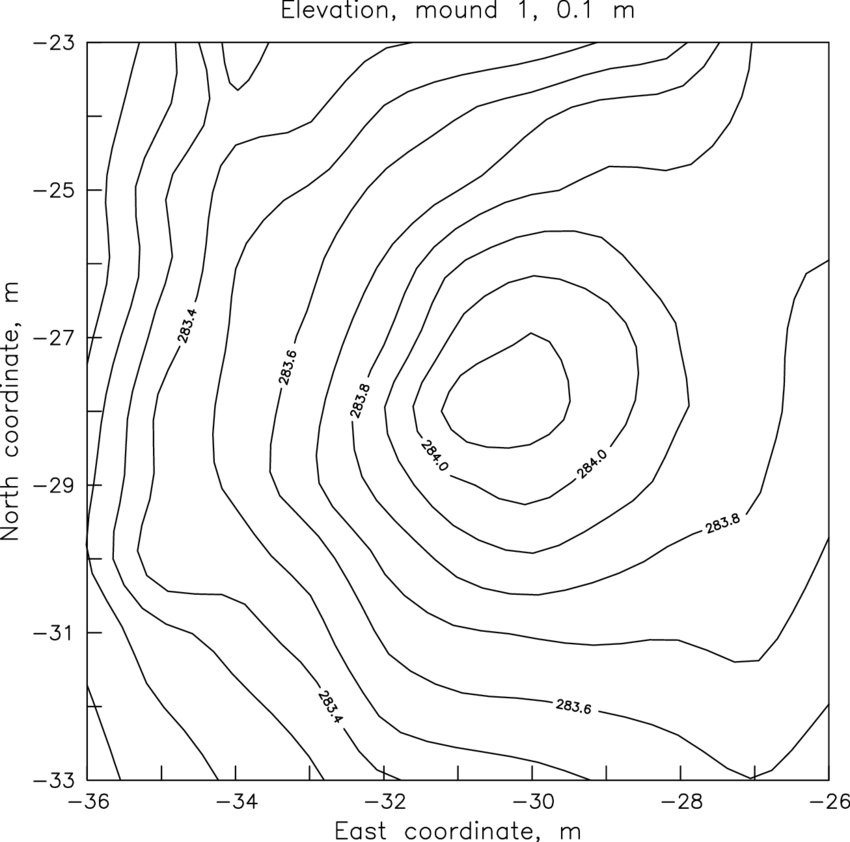
#> input picture topo.png, 850 x 842 px
$ jupyter execute --allow-errors 'Basic Image Processing using Python.ipynb'   (older library calls are emulated)
#> lines starting #> are read from the running program, lines starting #| are printed output that depends on the picture; after the words box and inside, x2 and y2 are one past the last pixel; in counts of white or black regions, pixels touching at a corner belong together
# Basic Image Processing using Python
In this notebook I would like to apply what I have learnt about image processing using library skimage. I will be doing:
1. Digitizing Contour
2. Facial Recognition

[cell 1]
##Import Library
from skimage import data
from skimage import color
from skimage import io
import numpy as np
import matplotlib.pyplot as plt
import os

[cell 2]
def show_image(image, ttl):
    plt.imshow(image)
    plt.title(ttl)
    plt.axis('off')
    plt.show()

def plot_comparison(ori,filtered,titleFilter):
    fig,(ax1,ax2)=plt.subplots(ncols=2,figsize=(8,6))
    ax1.imshow(ori)
    ax1.set_title('original')
    ax1.axis('on')
    ax2.imshow(filtered)
    ax2.set_title(titleFilter)
    ax2.axis('on')

def show_detected_face(result,detected,title):
    plt.imshow(result)
    img_desc=plt.gca()
    plt.set_cmap('gray')
    plt.title(title)
    plt.axis('on')

    for patch in detected:
        img_desc.add_patch(patches.Rectangle((patch['c'],patch['r']),patch['width'],patch['height'],fill=False,color='r',linewidth=2))
    plt.show()

# Digitizing Contour

credit for the picture taken from :
Geophysical Surveys Over Mounds at Wright-Patterson Air Force Base - Scientific Figure on ResearchGate. Available from: https://www.researchgate.net/figure/A-topographic-contour-map-of-mound-1-at-the-Wright-Memorial-The-contour-interval-is-01_fig6_305587893 [accessed 24 May, 2020]

[cell 3]
title='Topo'
file1=io.imread('topo.png')
#> file1 is the input picture: shape (842, 850, 3); min 0, max 255, mean 246.1

#image enhancement
#contrast enhancement
from skimage import exposure
file11=exposure.equalize_hist(file1)
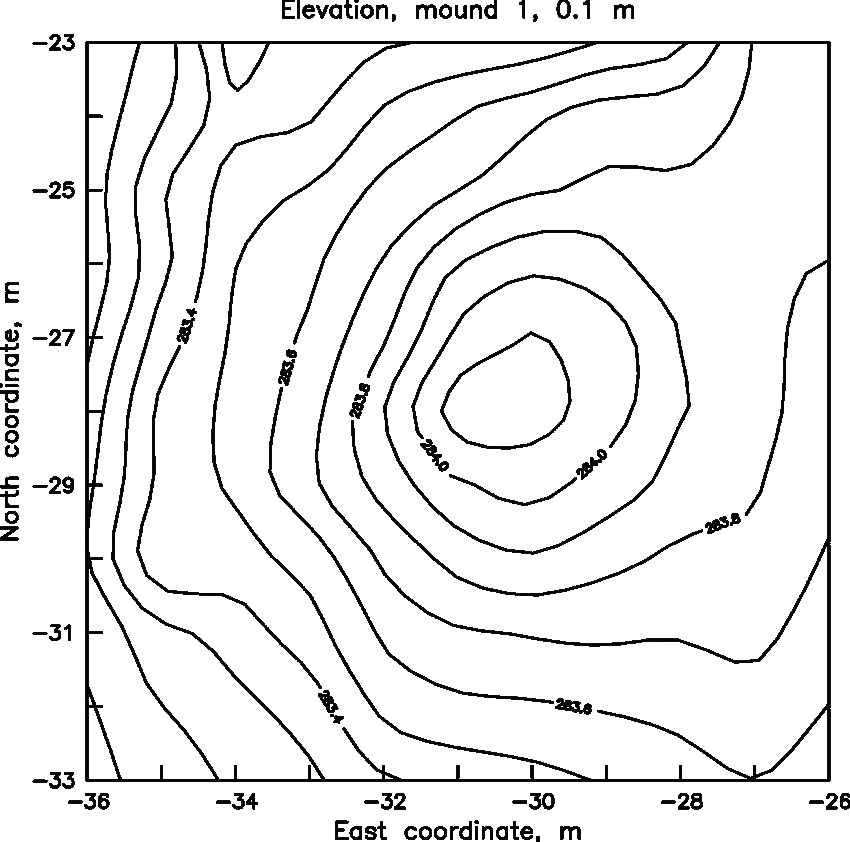
#> file11: shape (842, 850, 3) float64; min 0.000152, max 1, mean 0.923
plot_comparison(file1,file11,'Histogram Equalization')

#detecting edges
from skimage.filters import sobel
file12=sobel(file11)
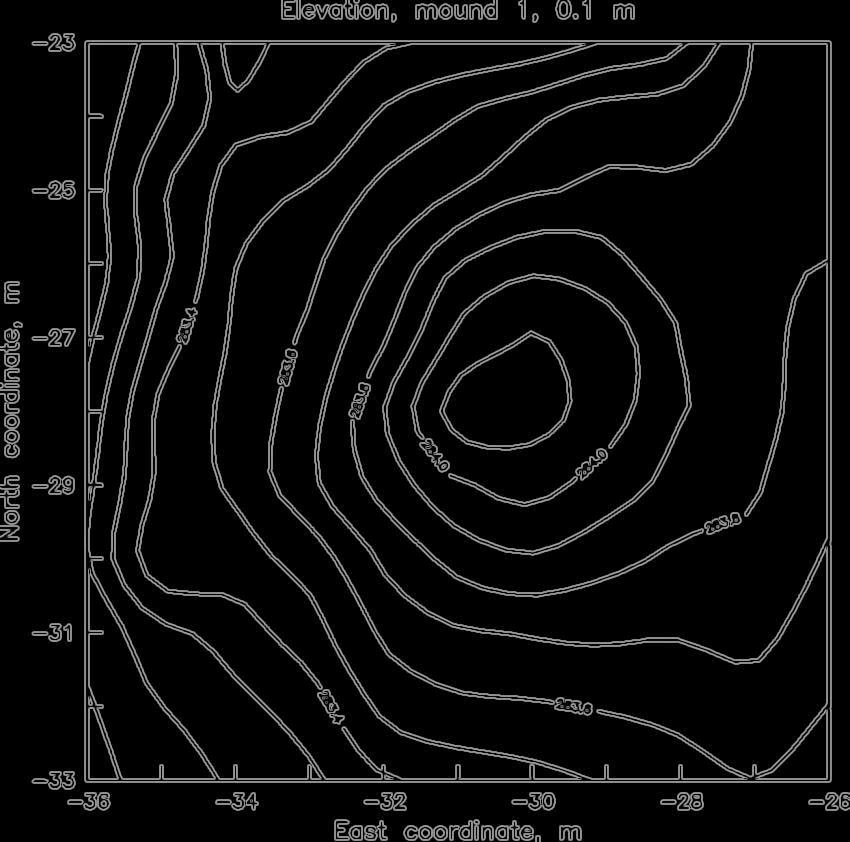
#> file12: shape (842, 850, 3) float64; min 0, max 0.633, mean 0.0519
plot_comparison(file11,file12,'Edges Detection')

#morphology dilatation
from skimage import morphology
file13=morphology.binary_dilation(file12)
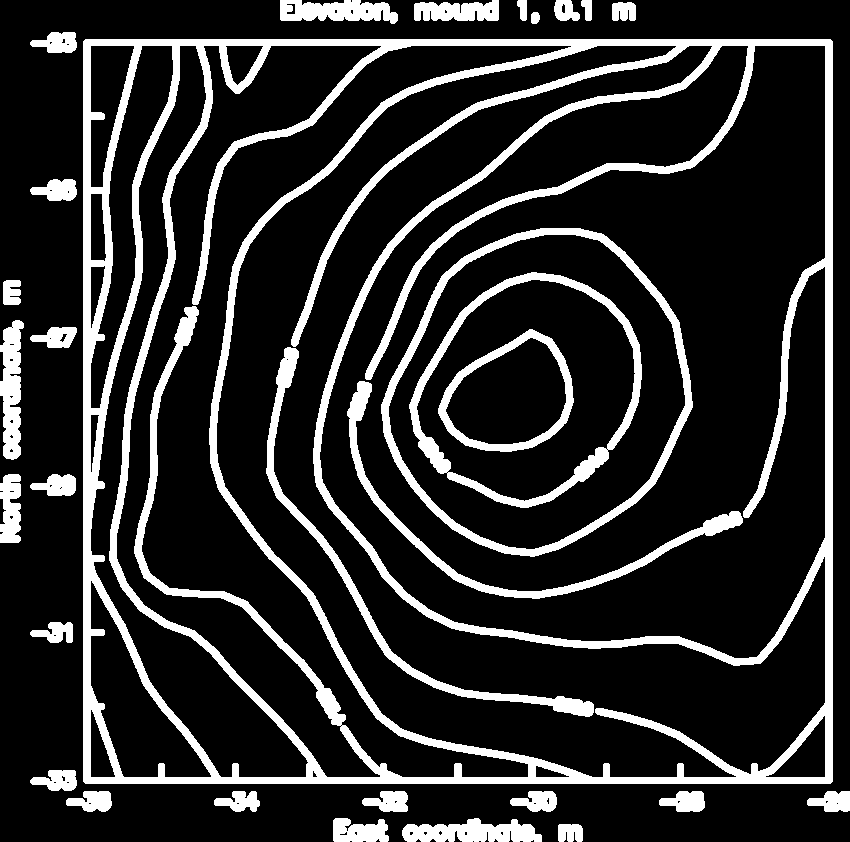
#> file13: shape (842, 850, 3) bool; 17.6% white; 31 white regions, largest, box (x1, y1, x2, y2) and area: (83, 39, 833, 784) 79561, (381, 228, 693, 557) 7526, (409, 272, 642, 508) 5945
plot_comparison(file12,file13,'Dilatation')
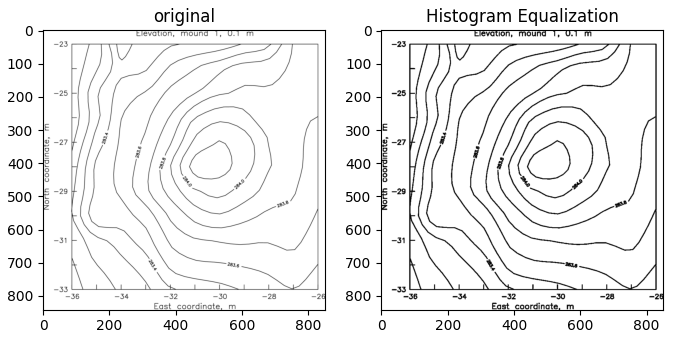
#> figure drawn by matplotlib, 2 panels

[cell 4]
from skimage.filters import threshold_otsu
thresh=threshold_otsu(file13)
#> thresh = 0.00195
thresholded_img= file13>thresh

from skimage import measure
#> (the rest of this cell did not finish here and is left out)

# Facial Recognition

[cell 5]
from skimage.transform import rescale
file2=io.imread('mkjk.jpg')
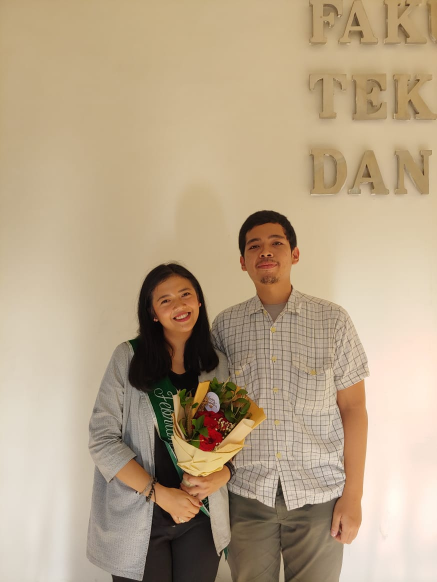
#> input picture mkjk.jpg, 873 x 1164 px (shown at 1/2 size)
#> file2 is the input picture: shape (1164, 873, 3); mean R, G, B 184.2, 164, 136
file2=rescale(file2,1,anti_aliasing=True, multichannel=True)


#image enhancement - gaussian smoothing
from skimage.filters import gaussian

file22=gaussian(file2,multichannel=True)
plot_comparison(file2,file22,'Gaussian Filter Applied')

[cell 6]
from skimage.feature import Cascade
from matplotlib import patches

trained_file=data.lbp_frontal_face_cascade_filename()
detector = Cascade(trained_file)
detected = detector.detect_multi_scale(img=file22,
                                       scale_factor=1.2,
                                       step_ratio=1,
                                       min_size=(10,10),
                                       max_size=(600,600))
#> detected = 2 items
show_image(file22,'After Filter')
show_detected_face(file22,detected,'Facial Recognition')
#> the loop in show_detected_face, `for patch in detected:` made 2 passes
#> patch on passes 1 to 2: {'r': 450, 'c': 495, 'width': 91, 'height': 91}, {'r': 564, 'c': 304, 'width': 97, 'height': 97}
#> in show_detected_face, `plt.show()`:
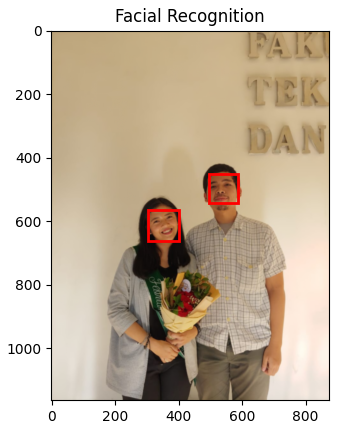
#> figure drawn by matplotlib, 1 panel
